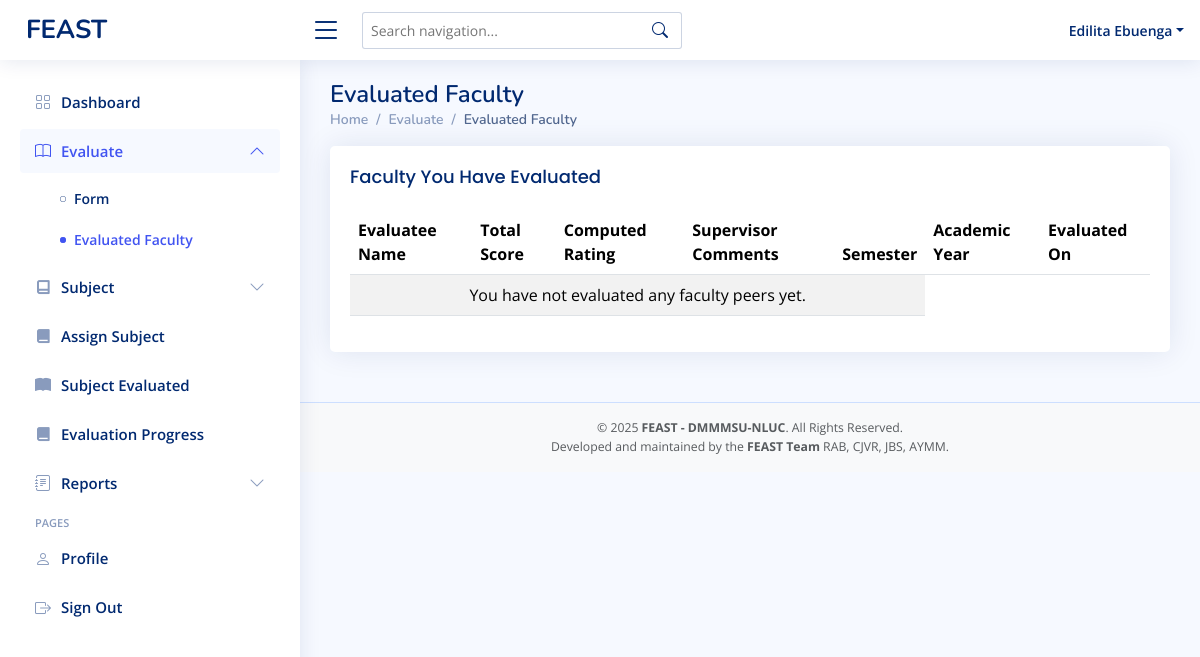
/admin-evaluatedfaculty.php (signed in), run on an earlier commit of the app's database.
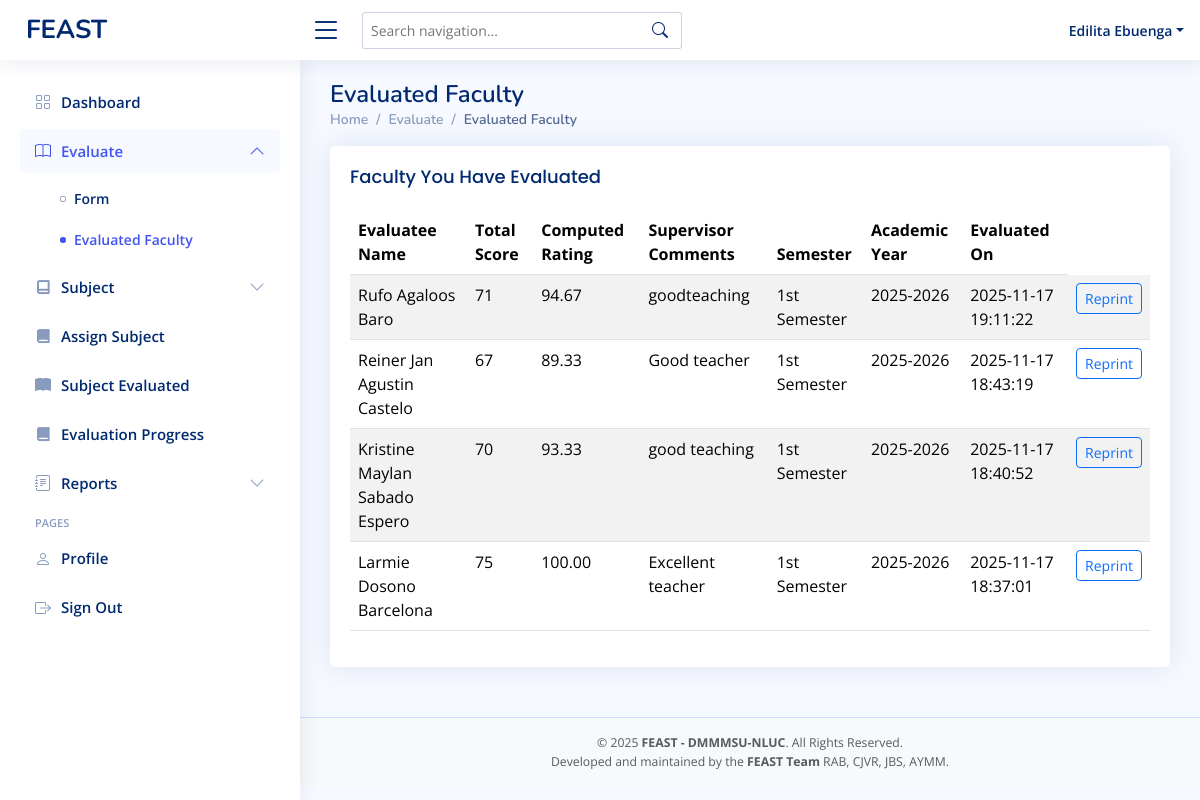
And on a later commit of the database.
### tables this page shows
CREATE TABLE `admin_evaluation` (
  `id` int(11) NOT NULL,
  `evaluator_id` varchar(50) NOT NULL,
  `evaluatee_id` varchar(50) NOT NULL,
  `evaluator_position` varchar(50) NOT NULL,
  `academic_year` varchar(20) NOT NULL,
  `semester` enum('1st Semester','2nd Semester','Summer') NOT NULL,
  `total_score` int(11) NOT NULL,
  `computed_rating` decimal(5,2) NOT NULL,
  `comments` text DEFAULT NULL,
  `department` varchar(255) DEFAULT NULL,
  `evaluation_date` datetime DEFAULT current_timestamp()
);

CREATE TABLE `faculty` (
  `idnumber` varchar(11) NOT NULL,
  `first_name` varchar(50) NOT NULL,
  `mid_name` varchar(50) NOT NULL,
  `last_name` varchar(50) NOT NULL,
  `password` varchar(255) DEFAULT NULL,
  `department` varchar(255) DEFAULT NULL,
  `program` varchar(255) DEFAULT NULL,
  `faculty_rank` varchar(50) DEFAULT NULL,
  `role` varchar(50) NOT NULL DEFAULT 'faculty',
  `status` varchar(11) NOT NULL DEFAULT 'active'
);

### admin-evaluatedfaculty.php (the view, shortened to what this page needs)
<?php
include 'conn/conn.php';
$evaluator_id = $_SESSION['idnumber'];
$query = "SELECT
            ae.id,
            ae.evaluatee_id,
            f.first_name, f.mid_name, f.last_name,
            ae.total_score,
            ae.computed_rating,
            ae.academic_year,
            ae.semester,
            ae.evaluation_date,
            ae.comments
          FROM admin_evaluation ae
          JOIN faculty f ON ae.evaluatee_id = f.idnumber
          WHERE ae.evaluator_id = ?
          ORDER BY ae.evaluation_date DESC";
$stmt = $conn->prepare($query);
$stmt->bind_param("s", $evaluator_id);
$stmt->execute();
$result = $stmt->get_result();
?>
<!DOCTYPE html>
<html lang="en">
<head>
  <?php include 'head.php' ?>
</head>
<body>
  <?php include 'admin-header.php' ?>
  <?php include 'admin-sidebar.php' ?>
  <main id="main" class="main">
    <div class="pagetitle">
      <h1>Evaluated Faculty</h1>
      <nav>
        <ol class="breadcrumb">
          <li class="breadcrumb-item"><a href="admin-dashboard.php">Home</a></li>
          <li class="breadcrumb-item">Evaluate</li>
          <li class="breadcrumb-item active">Evaluated Faculty</li>
        </ol>
      </nav>
    </div>
    <section class="section">
      <div class="card">
        <div class="card-body">
          <h5 class="card-title">Faculty You Have Evaluated</h5>
          <div class="table-responsive">
            <table class="table table-striped datatable">
              <thead>
                <tr>
                  <th>Evaluatee Name</th>
                  <th>Total Score</th>
                  <th>Computed Rating</th>
                  <th>Supervisor Comments</th>
                  <th>Semester</th>
                  <th>Academic Year</th>
                  <th>Evaluated On</th>
                </tr>
              </thead>
              <tbody>
                <?php if ($result->num_rows > 0): ?>
                  <?php while ($row = $result->fetch_assoc()): ?>
                    <tr>
                      <td class="text-capitalize"><?= htmlspecialchars($row['first_name'] . ' ' . $row['mid_name'] . ' ' . $row['last_name']) ?></td>
                      <td><?= htmlspecialchars($row['total_score']) ?></td>
                      <td><?= htmlspecialchars($row['computed_rating']) ?></td>
                      <td><?= htmlspecialchars($row['comments']) ?></td>
                      <td><?= htmlspecialchars($row['semester']) ?></td>
                      <td><?= htmlspecialchars($row['academic_year']) ?></td>
                      <td><?= htmlspecialchars($row['evaluation_date']) ?></td>
                      <td>
                        <a href="admin-evaluation-reprint-fpdf.php?evaluatee_id=<?= urlencode($row['evaluatee_id']) ?>&academic_year=<?= urlencode($row['academic_year']) ?>&semester=<?= urlencode($row['semester']) ?>"
                          class="btn btn-sm btn-outline-primary" target="_blank">
                          Reprint
                        </a>
                      </td>
                    </tr>
                  <?php endwhile; ?>
                <?php else: ?>
                  <tr>
                    <td colspan="5" class="text-center">You have not evaluated any faculty peers yet.</td>
                  </tr>
                <?php endif; ?>
              </tbody>
            </table>
          </div>
        </div>
      </div>
    </section>
  </main>
  <?php include 'footer.php' ?>
</body>
</html>

### head.php (shortened to what this page needs)
<link href="vendors/bootstrap/css/bootstrap.min.css" rel="stylesheet">
<link href="vendors/bootstrap-icons/bootstrap-icons.css" rel="stylesheet">
<link href="vendors/boxicons/css/boxicons.min.css" rel="stylesheet">
<link href="vendors/quill/quill.snow.css" rel="stylesheet">
<link href="vendors/quill/quill.bubble.css" rel="stylesheet">
<link href="vendors/remixicon/remixicon.css" rel="stylesheet">
<link href="vendors/simple-datatables/style.css" rel="stylesheet">
<link rel="stylesheet" href="assets/css/bootstrap-icons.min.css">
<link href="assets/css/style.css" rel="stylesheet">
<link rel="stylesheet" href="assets/css/select2.min.css" />
<link rel="stylesheet" href="assets/css/choices.min.css" />

### admin-header.php (shortened to what this page needs)
<header id="header" class="header fixed-top d-flex align-items-center">
  <div class="d-flex align-items-center justify-content-between">
    <a href="admin-dashboard.php" class="logo d-flex align-items-center">
      <span class="d-none d-lg-block">FEAST</span>
    </a>
    <i class="bi bi-list toggle-sidebar-btn"></i>
  </div>
  <div class="search-bar position-relative">
    <form class="search-form d-flex align-items-center" onsubmit="return false;">
      <input type="text" id="navSearch" placeholder="Search navigation..." autocomplete="off">
      <button type="submit" title="Search"><i class="bi bi-search"></i></button>
    </form>
  </div>
  <nav class="header-nav ms-auto">
    <ul class="d-flex align-items-center">
      <li class="nav-item dropdown pe-3">
        <a class="nav-link nav-profile d-flex align-items-center pe-0" href="#" data-bs-toggle="dropdown">
          <span class="d-none d-md-block dropdown-toggle ps-2 text-capitalize"><?php echo $_SESSION['first_name'] . ' ' . $_SESSION['last_name']; ?></span>
        </a>
      </li>
    </ul>
  </nav>
</header>

### admin-sidebar.php (shortened to what this page needs)
<?php
  $current_page = basename($_SERVER['PHP_SELF']);
?>
<aside id="sidebar" class="sidebar">
  <ul class="sidebar-nav" id="sidebar-nav">
    <li class="nav-item">
      <a class="nav-link <?= $current_page == 'admin-dashboard.php' ? '' : 'collapsed' ?>" href="admin-dashboard.php">
        <i class="bi bi-grid"></i>
        <span>Dashboard</span>
      </a>
    </li>
    <li class="nav-item">
      <?php
        $evaluate_pages = ['admin-evaluate.php','admin-evaluatedfaculty.php'];
        $is_evaluate_active = in_array($current_page, $evaluate_pages);
      ?>
      <a class="nav-link <?= $is_evaluate_active ? '' : 'collapsed' ?>" data-bs-target="#charts-nav" data-bs-toggle="collapse" href="#">
        <i class="bi bi-book"></i><span>Evaluate</span><i class="bi bi-chevron-down ms-auto"></i>
      </a>
      <ul id="charts-nav" class="nav-content collapse <?= $is_evaluate_active ? 'show' : '' ?>" data-bs-parent="#sidebar-nav">
        <li>
          <a href="admin-evaluate.php" class="<?= $current_page == 'admin-evaluate.php' ? 'active' : '' ?>">
            <i class="bi bi-circle"></i><span>Form</span>
          </a>
        </li>
        <li>
          <a href="admin-evaluatedfaculty.php" class="<?= $current_page == 'admin-evaluatedfaculty.php' ? 'active' : '' ?>">
            <i class="bi bi-circle"></i><span>Evaluated Faculty</span>
          </a>
        </li>
      </ul>
    </li>
    <li class="nav-item">
      <?php
        $subject_pages = ['admin-subjectlist.php','admin-subjectadding.php'];
        $is_subject_active = in_array($current_page, $subject_pages);
      ?>
      <a class="nav-link <?= $is_subject_active ? '' : 'collapsed' ?>" data-bs-target="#subject" data-bs-toggle="collapse" href="#">
        <i class="ri-book-line"></i><span>Subject</span><i class="bi bi-chevron-down ms-auto"></i>
      </a>
    </li>
    <li class="nav-item">
      <a class="nav-link <?= $current_page == 'admin-studentsubject.php' ? '' : 'collapsed' ?>" href="admin-studentsubject.php">
        <i class="ri-book-fill"></i>
        <span>Assign Subject</span>
      </a>
    </li>
    <li class="nav-item">
      <a class="nav-link <?= $current_page == 'admin-evaluatedsubject.php' ? '' : 'collapsed' ?>" href="admin-evaluatedsubject.php">
        <i class="bi bi-book-fill"></i>
        <span>Subject Evaluated</span>
      </a>
    </li>
    <li class="nav-item">
      <a class="nav-link <?= $current_page == 'admin-evaluationprogress.php' ? '' : 'collapsed' ?>" href="admin-evaluationprogress.php">
        <i class="ri-book-fill"></i>
        <span>Evaluation Progress</span>
      </a>
    </li>
    <li class="nav-item">
      <?php
        $report_pages = [
          'admin-individualreport.php',
          'admin-acknowledgementreport.php',
          'admin-overallreport-set.php',
          'admin-overallreport-sef.php',
          'admin-overallreport.php',
          'admin-pastrecords.php'
        ];
        $is_report_active = in_array($current_page, $report_pages);
      ?>
      <a class="nav-link <?= $is_report_active ? '' : 'collapsed' ?>" data-bs-target="#reports" data-bs-toggle="collapse" href="#">
        <i class="bi bi-journal-text"></i><span>Reports</span><i class="bi bi-chevron-down ms-auto"></i>
      </a>
    </li>
    <li class="nav-heading">Pages</li>
    <li class="nav-item">
      <a class="nav-link <?= $current_page == 'admin-user-profile.php' ? '' : 'collapsed' ?>" href="admin-user-profile.php">
        <i class="bi bi-person"></i>
        <span>Profile</span>
      </a>
    </li>
    <li class="nav-item">
      <a class="nav-link collapsed" href="logout.php">
        <i class="bi bi-box-arrow-right"></i>
        <span>Sign Out</span>
      </a>
    </li>
  </ul>
</aside>

### footer.php
<footer id="footer" class="footer bg-light text-center py-3">
  <div class="container">
    <div class="text-muted small">
      &copy; <?= date('Y') ?> <strong><span>FEAST - DMMMSU-NLUC</span></strong>. All Rights Reserved.
    </div>
    <div class="text-muted small">
      Developed and maintained by the <strong>FEAST Team</strong> RAB, CJVR, JBS, AYMM.
    </div>
  </div>
</footer>

### assets/css/style.css (style rules this page uses)
:root { scroll-behavior: smooth; }
body { font-family: "Open Sans", sans-serif; background: #f6f9ff; color: #444444; }
a { color: #4154f1; text-decoration: none; }
h1, h2, h3, h4, h5, h6 { font-family: "Nunito", sans-serif; }
#main { margin-top: 60px; padding: 20px 30px; transition: all 0.3s; }
.pagetitle { margin-bottom: 10px; }
.pagetitle h1 { font-size: 24px; margin-bottom: 0; font-weight: 600; color: #012970; }
.card { margin-bottom: 30px; border: none; border-radius: 5px; box-shadow: 0px 0 30px rgba(1, 41, 112, 0.1); }
.card-title { padding: 20px 0 15px 0; font-size: 18px; font-weight: 500; color: #012970; font-family: "Poppins", sans-serif; }
.card-body { padding: 0 20px 20px 20px; }
.breadcrumb { font-size: 14px; font-family: "Nunito", sans-serif; color: #899bbd; font-weight: 600; }
.breadcrumb a { color: #899bbd; transition: 0.3s; }
.breadcrumb .breadcrumb-item::before { color: #899bbd; }
.breadcrumb .active { color: #51678f; font-weight: 600; }
.logo { line-height: 1; }
@media (min-width: 1200px) { .logo { width: 280px; } }
.logo span { font-size: 26px; font-weight: 700; color: #012970; font-family: "Nunito", sans-serif; }
.header { transition: all 0.5s; z-index: 997; height: 60px; box-shadow: 0px 2px 20px rgba(1, 41, 112, 0.1); background-color: #fff; padding-left: 20px; }
.header .toggle-sidebar-btn { font-size: 32px; padding-left: 10px; cursor: pointer; color: #012970; }
.header .search-bar { min-width: 360px; padding: 0 20px; }
.header .search-form { width: 100%; }
.header .search-form input { border: 0; font-size: 14px; color: #012970; border: 1px solid rgba(1, 41, 112, 0.2); padding: 7px 38px 7px 8px; border-radius: 3px; transition: 0.3s; width: 100%; }
.header .search-form button { border: 0; padding: 0; margin-left: -30px; background: none; }
.header .search-form button i { color: #012970; }
.header-nav ul { list-style: none; }
.header-nav>ul { margin: 0; padding: 0; }
.header-nav .nav-profile { color: #012970; }
.header-nav .nav-profile span { font-size: 14px; font-weight: 600; }
.sidebar { position: fixed; top: 60px; left: 0; bottom: 0; width: 300px; z-index: 996; transition: all 0.3s; padding: 20px; overflow-y: auto; scrollbar-width: thin; scrollbar-color: #aab7cf transparent; box-shadow: 0px 0px 20px rgba(1, 41, 112, 0.1); background-color: #fff; }
@media (min-width: 1200px) { #main, #footer { margin-left: 300px; } }
.sidebar-nav { padding: 0; margin: 0; list-style: none; }
.sidebar-nav li { padding: 0; margin: 0; list-style: none; }
.sidebar-nav .nav-item { margin-bottom: 5px; }
.sidebar-nav .nav-heading { font-size: 11px; text-transform: uppercase; color: #899bbd; font-weight: 600; margin: 10px 0 5px 15px; }
.sidebar-nav .nav-link { display: flex; align-items: center; font-size: 15px; font-weight: 600; color: #4154f1; transition: 0.3; background: #f6f9ff; padding: 10px 15px; border-radius: 4px; }
.sidebar-nav .nav-link i { font-size: 16px; margin-right: 10px; color: #4154f1; }
.sidebar-nav .nav-link.collapsed { color: #012970; background: #fff; }
.sidebar-nav .nav-link.collapsed i { color: #899bbd; }
.sidebar-nav .nav-link .bi-chevron-down { margin-right: 0; transition: transform 0.2s ease-in-out; }
.sidebar-nav .nav-link:not(.collapsed) .bi-chevron-down { transform: rotate(180deg); }
.sidebar-nav .nav-content { padding: 5px 0 0 0; margin: 0; list-style: none; }
.sidebar-nav .nav-content a { display: flex; align-items: center; font-size: 14px; font-weight: 600; color: #012970; transition: 0.3; padding: 10px 0 10px 40px; transition: 0.3s; }
.sidebar-nav .nav-content a i { font-size: 6px; margin-right: 8px; line-height: 0; border-radius: 50%; }
.sidebar-nav .nav-content a:hover, .sidebar-nav .nav-content a.active { color: #4154f1; }
.sidebar-nav .nav-content a.active i { background-color: #4154f1; }
.footer { padding: 20px 0; font-size: 14px; transition: all 0.3s; border-top: 1px solid #cddfff; }

What changed in the data, as far as the page shows it:
added admin_evaluation: evaluatee.last_name "Rufo Agaloos Baro", total_score "71", computed_rating "94.67", comments "goodteaching", semester "1st Semester", academic_year "2025-2026", evaluation_date "2025-11-17 19:11:22"
added admin_evaluation: evaluatee.last_name "Reiner Jan Agustin Castelo", total_score "67", computed_rating "89.33", comments "Good teacher", semester "1st Semester", academic_year "2025-2026", evaluation_date "2025-11-17 18:43:19"
added admin_evaluation: evaluatee.last_name "Kristine Maylan Sabado Espero", total_score "70", computed_rating "93.33", comments "good teaching", semester "1st Semester", academic_year "2025-2026", evaluation_date "2025-11-17 18:40:52"
added admin_evaluation: evaluatee.last_name "Larmie Dosono Barcelona", total_score "75", computed_rating "100.00", comments "Excellent teacher", semester "1st Semester", academic_year "2025-2026", evaluation_date "2025-11-17 18:37:01"
Also different on the page:
text no longer shown: "You have not evaluated any faculty peers yet."
